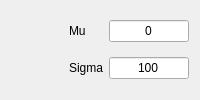
         <widget class="QWidget" name="tab_normalx">
          <attribute name="title">
           <string>Normal</string>
          </attribute>
          <layout class="QGridLayout" name="gridLayout">
           <item row="0" column="0">
            <spacer name="horizontalSpacer">
             <property name="orientation">
              <enum>Qt::Horizontal</enum>
             </property>
             <property name="sizeHint" stdset="0">
              <size>
               <width>40</width>
               <height>20</height>
              </size>
             </property>
            </spacer>
           </item>
           <item row="0" column="1">
            <widget class="QLabel" name="label_4">
             <property name="text">
              <string>Mu</string>
             </property>
            </widget>
           </item>
           <item row="1" column="2">
            <widget class="QLineEdit" name="ln_xnrsigma">
             <property name="sizePolicy">
              <sizepolicy hsizetype="Minimum" vsizetype="Fixed">
               <horstretch>0</horstretch>
               <verstretch>0</verstretch>
              </sizepolicy>
             </property>
             <property name="maximumSize">
              <size>
               <width>80</width>
               <height>16777215</height>
              </size>
             </property>
             <property name="text">
              <string>100</string>
             </property>
             <property name="alignment">
              <set>Qt::AlignCenter</set>
             </property>
            </widget>
           </item>
           <item row="0" column="2">
            <widget class="QLineEdit" name="ln_xnrmu">
             <property name="sizePolicy">
              <sizepolicy hsizetype="Minimum" vsizetype="Fixed">
               <horstretch>0</horstretch>
               <verstretch>0</verstretch>
              </sizepolicy>
             </property>
             <property name="maximumSize">
              <size>
               <width>80</width>
               <height>16777215</height>
              </size>
             </property>
             <property name="text">
              <string>0</string>
             </property>
             <property name="alignment">
              <set>Qt::AlignCenter</set>
             </property>
            </widget>
           </item>
           <item row="1" column="1">
            <widget class="QLabel" name="label_5">
             <property name="text">
              <string>Sigma</string>
             </property>
            </widget>
           </item>
          </layout>
         </widget>
